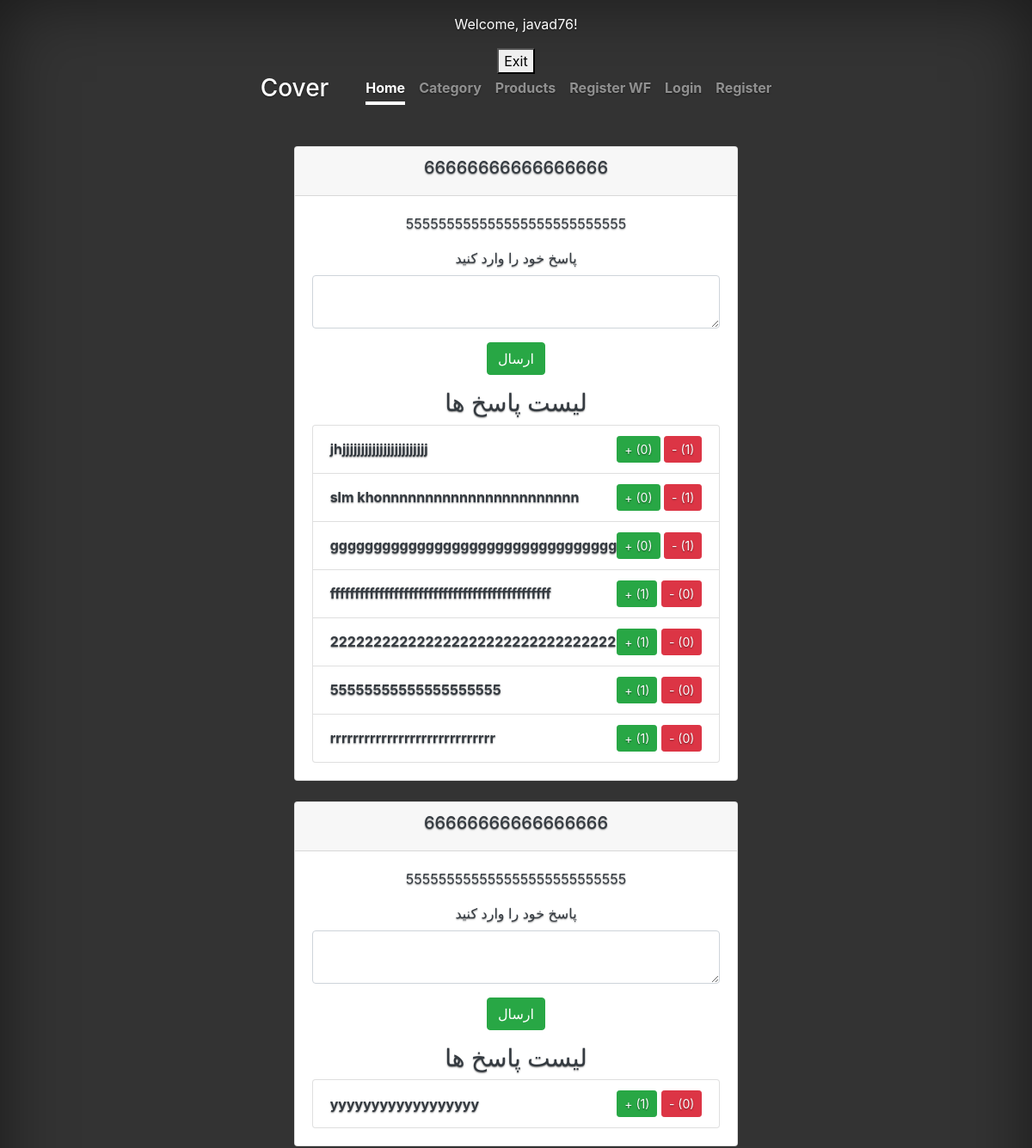
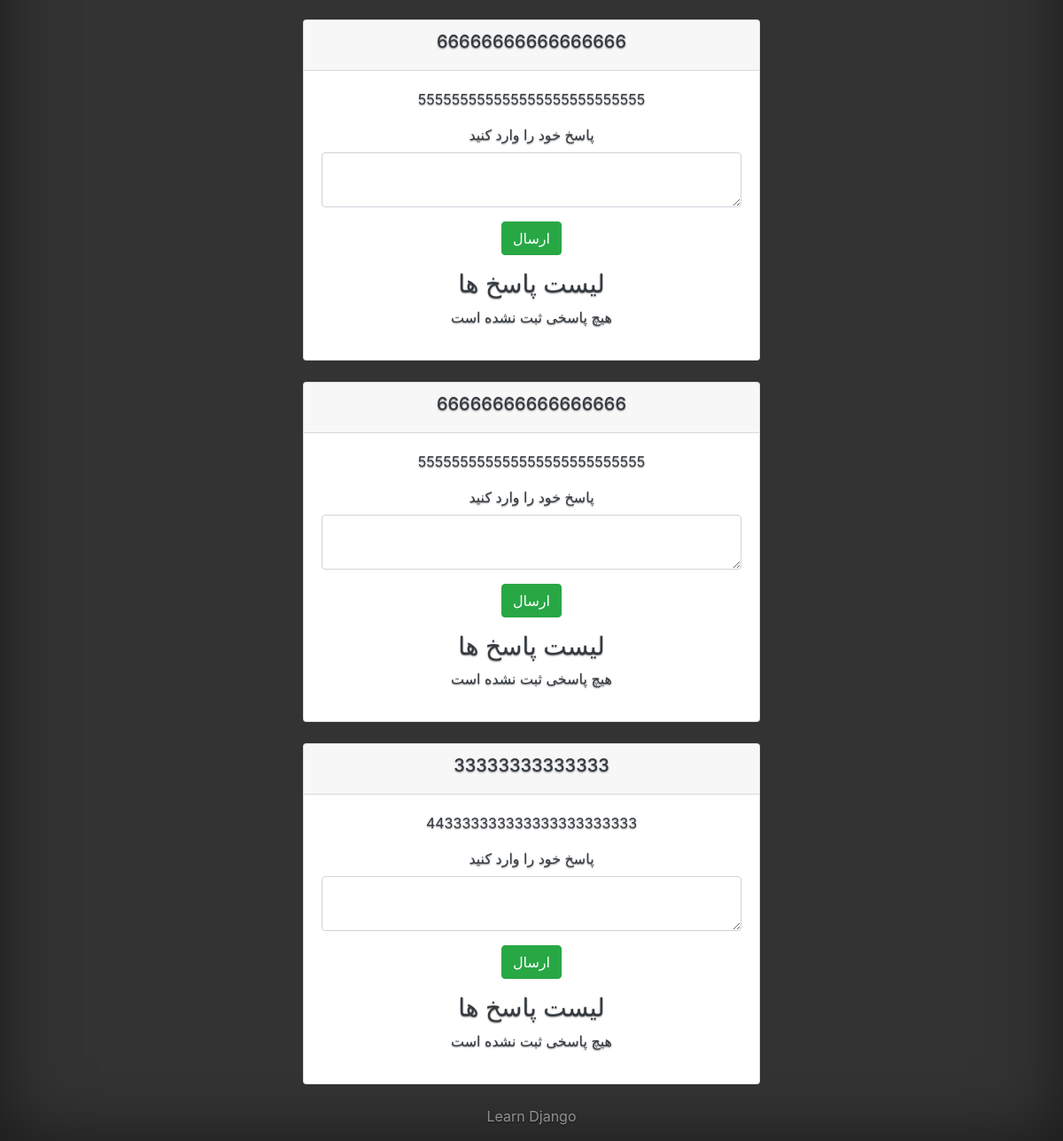
Screenshot of /list_questions (signed in) with the database file from the repository (2 pictures, top to bottom).
### modellearn/models.py (models this page shows)
class Person(AbstractUser):
    age = models.IntegerField(default=18)
    mobile = models.CharField(unique=True, max_length=13, null=True, blank=True)
    sex = models.BooleanField(blank=True, null=True)
    create_at = models.DateTimeField(auto_now_add=True)
    updated_at = models.DateTimeField(auto_now=True)
    birthday = models.DateTimeField(blank=True, null=True)
    class Meta:
        db_table = 'person'
        ordering = ['create_at']
        verbose_name_plural = 'persons'
        verbose_name = 'person'

### main/models.py (models this page shows, shortened)
class Question(models.Model):
    question_title = models.CharField(max_length=100)
    question_description = models.TextField()
    author = models.ForeignKey(Person, on_delete=models.CASCADE)
    status = models.BooleanField(default=False, verbose_name='وضعیت فعال بودن')
    created_at = models.DateTimeField(auto_now_add=True, verbose_name='تاریخ ایجاد')
    updated_at = models.DateTimeField(auto_now=True, verbose_name="تاریخ بروزرسانی")
    class Meta:
        verbose_name = "پرسش"
        verbose_name_plural = "پرسشها"

class Answer(models.Model):
    question = models.ForeignKey(Question, on_delete=models.CASCADE)
    author = models.ForeignKey(Person, on_delete=models.CASCADE)
    content = models.TextField()
    status = models.BooleanField(default=False, verbose_name='وضعیت فعال بودن')
    created_at = models.DateTimeField(auto_now_add=True, verbose_name='تاریخ ایجاد')
    updated_at = models.DateTimeField(auto_now=True, verbose_name="تاریخ بروزرسانی")
    def get_positive_vote(self):
        return self.vote_set.filter(vote_type='up').count()
    def get_negative_vote(self):
        return self.vote_set.filter(vote_type='down').count()
    @property
    def vote_count_up(self):
        return self.get_positive_vote()
    @property
    def vote_count_down(self):
        return self.get_negative_vote()

### main/views.py (the view)
# urls.py: path('list_questions', list_questions, name='list_questions'),
@login_required
def list_questions(request):
    questions = Question.objects.prefetch_related('answer_set__vote_set').all()
    return render(request, 'list_questions.html', {"questions": questions})

### templates/list_questions.html (shortened to what this page needs)
{% extends 'base_layout.html' %}
{% block main %}
    <div class="container mt-5">
        {% for question in questions %}
            <div class="card mb-4">
                <div class="card-header">
                    <h5 class="text-dark">
                        {{ question.question_title }}
                    </h5>
                </div>
                <div class="card-body">
                    <p class="text-dark">{{ question.question_description }}</p>
                    <form method="post" action="{% url 'submit_answer' id=question.id %}">
                        <div class="mb-3">
                            <label class="text-dark">
                                پاسخ خود را وارد کنید
                            </label>
                            <textarea class="form-control" name="content"></textarea>
                        </div>
                        <button type="submit" class="btn btn-success">
                            ارسال
                        </button>
                    </form>
                    <h3 class="text-dark">
                        لیست پاسخ ها
                    </h3>
                    <ul class="list-group">
                        {% for answers in question.answer_set.all %}
                            <li class="list-group-item d-flex justify-content-between align-items-center">
                                <strong class="text-dark">{{ answers.content }}</strong>
                                <div>
                                    <a href="{% url 'plus_vote' id=answers.id %}" class="btn btn-success btn-sm">
                                        +  ({{ answers.vote_count_up }})
                                    </a>
                                    <a href="{% url 'mines_vote' id=answers.id %}" class="btn btn-danger btn-sm">
                                        -  ({{ answers.vote_count_down }})
                                    </a>
                                </div>
                            </li>
                        {% empty %}
                            <p class="text-dark">
                                هیچ پاسخی ثبت نشده است
                            </p>
                        {% endfor %}
                    </ul>
                </div>
            </div>
        {% endfor %}
    </div>
{% endblock %}

### templates/base_layout.html (shortened to what this page needs)
<!doctype html>
<html lang="en">
<head>
    {% load static %}
    <link rel="stylesheet" href="{% static 'css/all.min.css' %}">
    <link href="{% static 'css/bootstrap.min.css' %}" rel="stylesheet">
    <link href="{% static 'css/cover.css' %}" rel="stylesheet">
</head>
<body class="text-center">
<div class="cover-container d-flex h-100 p-3 mx-auto flex-column">
    {% if user.is_authenticated %}
        <p>Welcome, {{ user.username }}!</p>
        <form method="post" action="{% url 'logout' %}">
            <button type="submit">Exit</button>
        </form>
    {% endif %}
    <header class="masthead mb-auto">
        <div class="inner">
            <h3 class="masthead-brand">Cover</h3>
            <nav class="nav nav-masthead justify-content-center">
                <a class="nav-link active" href="#">Home</a>
                <a class="nav-link" href="{% url 'list_category' %}">Category</a>
                <a class="nav-link" href="{% url 'list_products' %}">Products</a>
                <a class="nav-link" href="{% url 'show_register_wf' %}">Register WF</a>
                <a class="nav-link" href="{% url 'login' %}">Login</a>
                <a class="nav-link" href="{% url 'register' %}">Register</a>
            </nav>
        </div>
    </header>
    <main role="main" class="inner cover">
        {% block main %}
        {% endblock %}
    </main>
    <footer class="mastfoot mt-auto">
        <div class="inner">
            <p>Learn Django </p>
        </div>
    </footer>
</div>
</body>
</html>

### static/css/cover.css (style rules this page uses)
a, a:focus, a:hover { color: #fff; }
html, body { height: 100%; background-color: #333; }
body { display: -ms-flexbox; display: -webkit-box; display: flex; -ms-flex-pack: center; -webkit-box-pack: center; justify-content: center; color: #fff; text-shadow: 0 .05rem .1rem rgba(0, 0, 0, .5); box-shadow: inset 0 0 5rem rgba(0, 0, 0, .5); }
.cover-container { max-width: 42em; }
.masthead { margin-bottom: 2rem; }
.masthead-brand { margin-bottom: 0; }
.nav-masthead .nav-link { padding: .25rem 0; font-weight: 700; color: rgba(255, 255, 255, .5); background-color: transparent; border-bottom: .25rem solid transparent; }
.nav-masthead .nav-link + .nav-link { margin-left: 1rem; }
.nav-masthead .active { color: #fff; border-bottom-color: #fff; }
@media (min-width: 48em) { .masthead-brand { float: left; } }
@media (min-width: 48em) { .nav-masthead { float: right; } }
.cover { padding: 0 1.5rem; }
.mastfoot { color: rgba(255, 255, 255, .5); }

### rows the page displays
Person: username "javad76"
Question: question_title "66666666666666666", question_description "555555555555555555555555555"
Answer: content "jhjjjjjjjjjjjjjjjjjjjjjjj", vote_count_up "0", vote_count_down "1"
Answer: content "slm khonnnnnnnnnnnnnnnnnnnnnnn", vote_count_up "0", vote_count_down "1"
Answer: content "ggggggggggggggggggggggggggggggggg", vote_count_up "0", vote_count_down "1"
Answer: content "fffffffffffffffffffffffffffffffffffffffffffff", vote_count_up "1", vote_count_down "0"
Answer: content "222222222222222222222222222222222", vote_count_up "1", vote_count_down "0"
Answer: content "55555555555555555555", vote_count_up "1", vote_count_down "0"
Answer: content "rrrrrrrrrrrrrrrrrrrrrrrrrrrrr", vote_count_up "1", vote_count_down "0"
Question: question_title "66666666666666666", question_description "555555555555555555555555555"
Answer: content "yyyyyyyyyyyyyyyyyy", vote_count_up "1", vote_count_down "0"
Question: question_title "66666666666666666", question_description "555555555555555555555555555"
Question: question_title "66666666666666666", question_description "555555555555555555555555555"
Question: question_title "33333333333333", question_description "443333333333333333333333"
